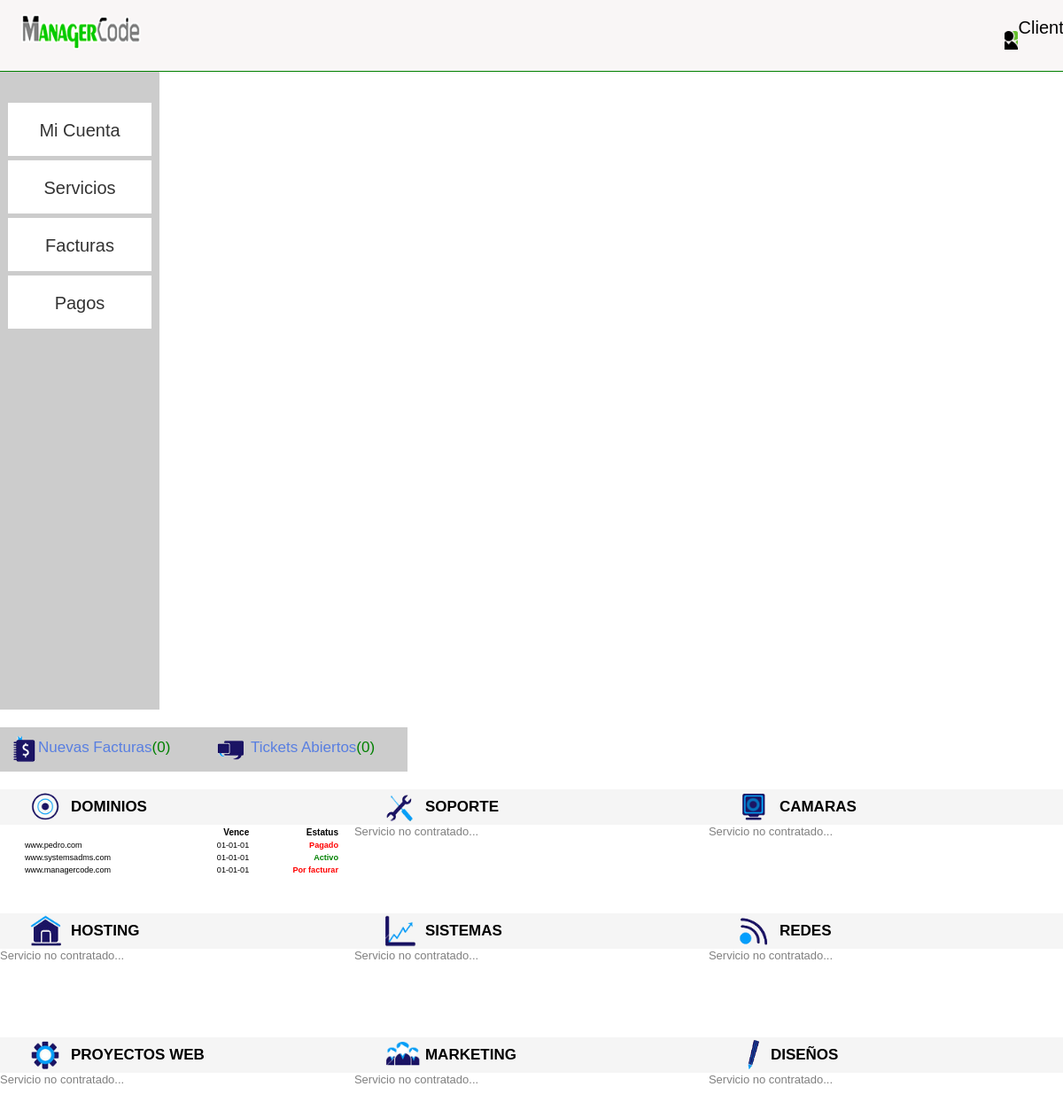
The app's page /saserv/admin/micuenta.php (signed in) with its own data.
### tables this page shows
CREATE TABLE `proyectos` (
  `id` int(11) NOT NULL,
  `area` varchar(100) NOT NULL,
  `cliente` varchar(100) NOT NULL,
  `titulo` text NOT NULL,
  `monto` varchar(100) NOT NULL,
  `pagos` varchar(100) NOT NULL,
  `vence` varchar(100) NOT NULL,
  `resumen` text NOT NULL,
  `inicio` varchar(100) NOT NULL,
  `estatus` varchar(100) NOT NULL
);

### saserv/admin/micuenta.php (the view, shortened to what the rows shown need)
<?php
  if ($_SESSION['login'])
    {
?>
<!DOCTYPE html>
<html lang="es">
<head>
  <link rel="stylesheet" type="text/css" href="style/style.css">
  <link rel="stylesheet" type="text/css" href="style/menu.css">
	<link rel="stylesheet" type="text/css" href="style/registro.css">
  <link rel="stylesheet" type="text/css" media="all" href="style/mediastyle.css">
  <link rel="stylesheet" type="text/css" media="all" href="style/mediastylemenu.css">
</head>
<body>
<div id="contenedorInformacion">
    <div id="dominios">
      <div id="contenidoDeDominios">
<?php
          require ("../cnx.php");
          $nick = $_SESSION["login"];
          $ssql = mysql_query("SELECT * FROM usuarios WHERE email='$nick'");
          $idcliente    =  mysql_result($ssql,0,"id");
          $consulta = "SELECT * FROM proyectos WHERE cliente='$idcliente' AND area='Dominios';";
          $hacerconsulta=mysql_query ($consulta,$conexion);
            if (mysql_num_rows($hacerconsulta)>=1)
          {
          echo "<table width='90%' border='0' align='center' style='font-family:Verdana, Geneva, sans-serif; font-size:70%; color:#000'>";
          $reg = mysql_fetch_array($hacerconsulta,MYSQL_BOTH);
          while ($reg)
          {
          echo "<tr>";
          echo "<td align='left' bgcolor='#FFF'>".$reg[3]."</td>";
          echo "<td align='right' bgcolor='#FFF'>".$reg[6]."</td>";
            if(($reg[9])=="Activo")
              {
              echo "<td align='right' bgcolor='#FFF'><font color='green'><b>".$reg[9]."</b></font></td>";
              }
              else
              {
              echo "<td align='right' bgcolor='#FFF'><font color='red'><b>".$reg[9]."</b></font></td>";
              }
          $reg = mysql_fetch_array($hacerconsulta,MYSQL_BOTH);
          echo "</tr>";
          }
          echo "</table>";
          }
          else
          {
            echo "<font color='grey'>Servicio no contratado...</font>";
          }
     ?>
      </div>
    </div>
</body>
</html>
<?php
  }else
  {
    session_destroy();
    header("location:../index.php");
  }
?>

### records on screen
proyectos: titulo "www.pedro.com", vence "01-01-01", estatus "Pagado"
proyectos: titulo "www.systemsadms.com", vence "01-01-01", estatus "Activo"
proyectos: titulo "www.managercode.com", vence "01-01-01", estatus "Por facturar"

### other values on screen
$factura "0"
$seguimientos "0"
